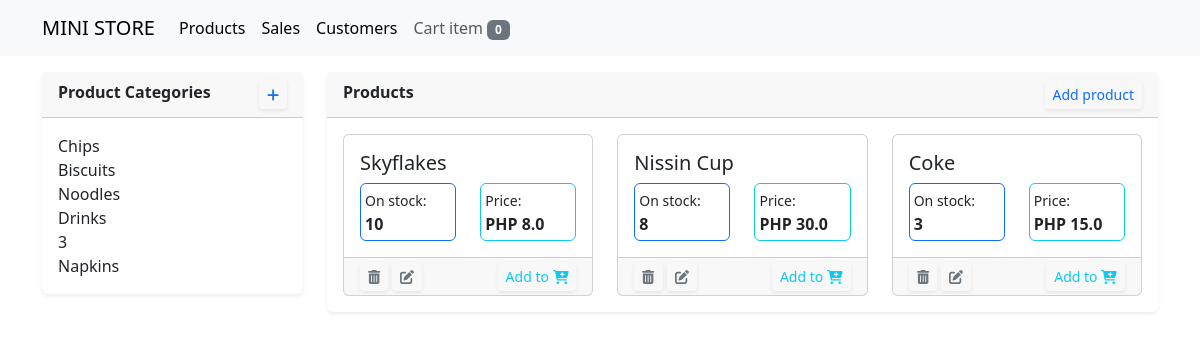
Page /stores/products on the committed database.
### store/models.py (models this page shows, shortened)
class Category(models.Model):
    name = models.CharField(max_length=120)
    def __str__(self):
        return self.name

class TimeStampedModel(models.Model):
    created = models.DateTimeField(auto_now_add=True)
    updated = models.DateTimeField(auto_now=True)
    class Meta:
        ordering = ('-updated','-created')

class Product(TimeStampedModel):
    user = models.ForeignKey(User, on_delete=models.CASCADE)
    bar_code = models.CharField(max_length=20, unique=True)
    name = models.CharField(max_length=200)
    category = models.ForeignKey(Category, on_delete=models.CASCADE, blank=True, null=True)
    cost = models.FloatField()
    price = models.FloatField()
    quantity = models.IntegerField()

### store/views/product_view.py (the view)
# urls.py: path('products', add_product, name='product_view'),
def add_product(request):
    form = ProductForm(request.POST or None)
    products = Product.objects.all()
    categories = Category.objects.all()
    cart = Cart(request)
    cart_items = cart.__len__()
    if request.method == 'POST':
        if form.is_valid():
            obj = form.save(commit=False)
            obj.user = request.user
            obj.save()
            return redirect('store:product_view')
    context = {
        "title": "add product",
        "form": form,
        "products": products,
        "cart_items": cart_items,
        "categories": categories
    }
    return render(request, 'product_view.html', context)

### store/cartitem.py (called while the page is built)
    def __len__(self):
        return sum(item['quantity'] for item in self.cart.values())

### store/templates/product_view.html (shortened to what this page needs)
{% extends 'base.html' %}
{% block content %}
<div class="row">
    <div class="col-sm-3">
        <div class="card border-0 shadow-sm mt-3">
            <div class="card-header">
                <strong>Product Categories</strong>
                <a class="btn btn-outline-primary btn-sm float-end border-0 shadow-sm" data-bs-toggle="modal" data-bs-target="#addCategory"><i class="fa-solid fa-plus"></i></a>
            </div>
            <div class="card-body">
                {% for cat in categories %}
                  {{cat}} <br>
                {% endfor %}
            </div>
        </div>
    </div>
    <div class="col-sm-9">
        <div class="card border-0 shadow-sm mt-3">
            <div class="card-header">
                <strong>Products</strong>
                <a href="" class="btn btn-outline-primary btn-sm float-end border-0 shadow-sm" data-bs-toggle="modal" data-bs-target="#addProduct">Add product</a>
            </div>
            <div class="card-body">
                <div class="row row-cols-1 row-cols-md-3 g-4">
                    {% for product in products %}
                    <div class="col">
                      <div class="card">
                        <div class="card-body">
                          <h5 class="card-title">{{ product.name|title }}</h5>
                          <div class="row">
                            <div class="col-sm-6">
                                <div class="card border-primary">
                                    <div class="card-body p-1">
                                        <small>On stock:</small><br>
                                        <strong>{{ product.quantity }}</strong>
                                    </div>
                                </div>
                            </div>
                            <div class="col-sm-6">
                                <div class="card border-info">
                                    <div class="card-body p-1">
                                        <small>Price:</small><br>
                                        <strong>PHP {{ product.price }}</strong>
                                    </div>
                                </div>
                            </div>
                          </div>
                        </div>
                        <div class="card-footer pt-1 pb-1">
                            {% if product.quantity %}
                            <a href="{% url 'store:delete_product' product.pk %}" class="btn btn-outline-secondary btn-sm border-0 shadow-sm"><i class="fa-solid fa-trash-can"></i></a>
                            <a href="{% url 'store:delete_product' product.pk %}" class="btn btn-outline-secondary btn-sm border-0 shadow-sm"><i class="fa-solid fa-pen-to-square"></i></a>
                            <a href="{% url 'store:add_order' product.pk %}" class="btn btn-outline-info btn-sm float-end border-0 shadow-sm">Add to <i class="fa-solid fa-cart-plus"></i></a>
                            {% else %}
                            <div>
                                <a href="{% url 'store:delete_product' product.pk %}" class="btn btn-outline-secondary btn-sm border-0 shadow-sm"><i class="fa-solid fa-trash-can"></i></a>
                                <a href="{% url 'store:add_order' product.pk %}" class="btn btn-outline-info btn-sm border-0 shadow-sm">Request</a>
                            </div>
                            {% endif %}
                        </div>
                      </div>
                    </div>
                    {% endfor %}
                </div>
            </div>
        </div>
    </div>
</div>
{% endblock %}

### rows in the picture
Category: name "Chips"
Category: name "Biscuits"
Category: name "Noodles"
Category: name "Drinks"
Category: name "3"
Category: name "Napkins"
Product: name "Skyflakes", quantity "10", price "8.0", shows "Add to"
Product: name "Nissin Cup", quantity "8", price "30.0", shows "Add to"
Product: name "Coke", quantity "3", price "15.0", shows "Add to"

### other values in the picture
{{ cart_items }} "0"
